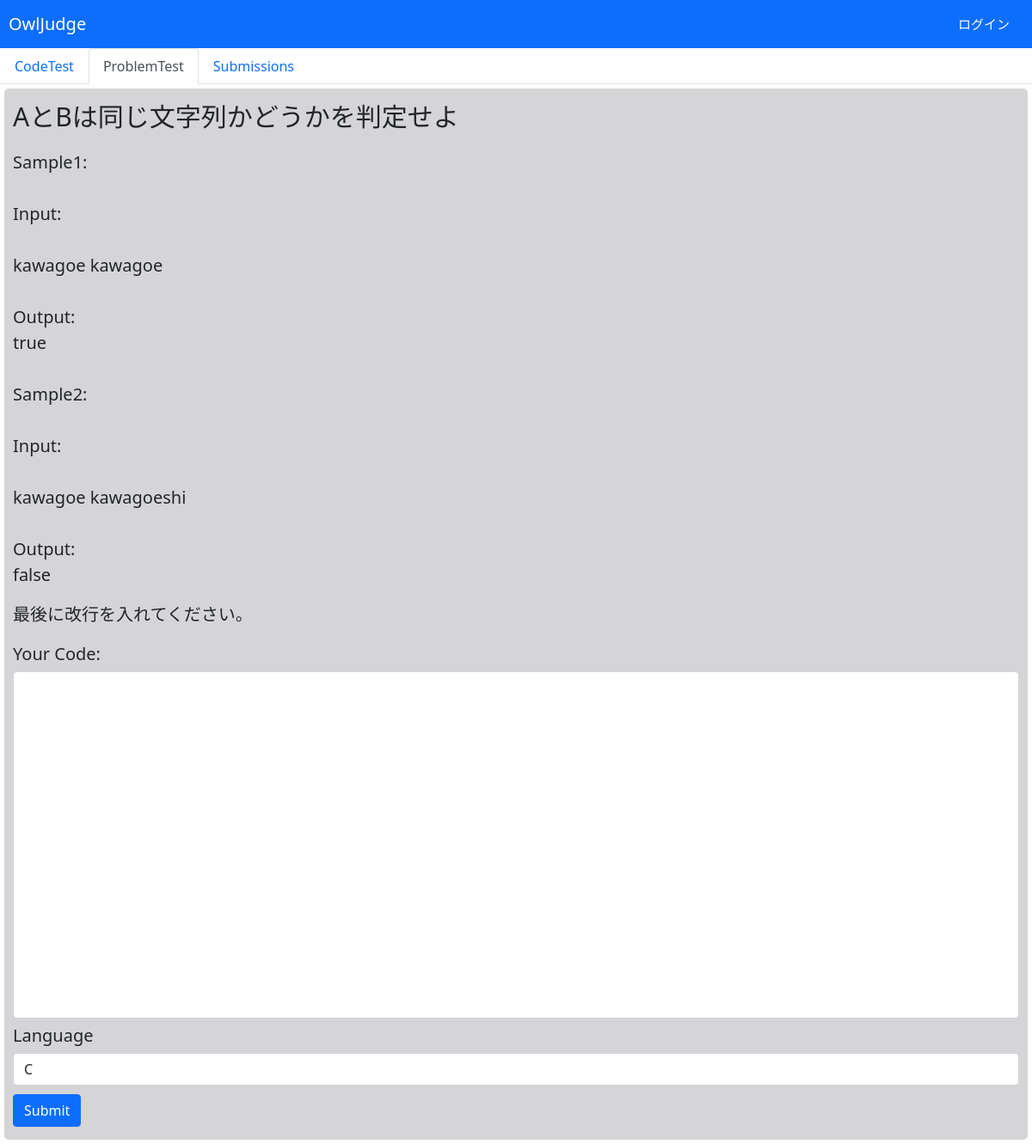
Screenshot of /problems/2 with the database file from the repository.
### owlapp/models.py (models this page shows)
class Question(models.Model):
    id = models.IntegerField(primary_key=True)
    title = models.TextField(null=True)
    content = models.TextField(null=True)

### owlapp/views.py (the view)
# urls.py: path('problems/<int:id>', views.problempage, name='problempage'),
def problempage(request,id):
    obj = Question.objects.get(id = id)
    args = {}
    args['title'] = obj.title
    args['content'] = obj.content
    args['problemid'] = id
    return TemplateResponse(request, 'problem.html',args)

### templates/problem.html (shortened to what this page needs)
{% extends 'base.html' %}
{% block content %}
<div class="area p10">
  <p style="font-size: 30px;">{{ title }}</p>
  <p style="font-size: 20px;">{{ content | safe }}</p>
    <p style="font-size: 20px;">最後に改行を入れてください。</p>
    <form id="submit_form" action="/results" method="post" accept-charset="UTF-8">
      <div class="form-group">
        <label for="Code" style="font-size: 20px;">Your Code:</label>
        <textarea class="form-control m5" id="codearea" name="code" rows="13" autocomplete="off" style="resize:none;font-size: 20px;"></textarea>
      </div>
      <div class="form-group">
        <label for="exampleFormControlSelect1" style="font-size: 20px;">Language</label>
        <select class="form-control m5" id="language" name="language">
          <option>C</option>
        </select>
      </div>
      <button type="submit" class="btn btn-primary m5">Submit</button>
    </form>
</div>
{% endblock %}

### static/app.css (style rules this page uses)
.area { padding: 5px; margin: 5px; border-radius: 5px; background-color: #d5d5d7; align-items: center; }
.p10 { padding: 10px; }
.m5 { margin: 5px 0 5px 0; }

### rows the page displays
Question: title "AとBは同じ文字列かどうかを判定せよ", content "Sample1: Input: kawagoe kawagoe Output: true Sample2: Input: kawagoe kawagoeshi Output: false"
